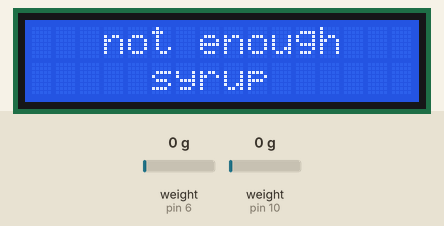
Simulated run of this sketch. Board: Arduino Uno, built with avr-gcc and run on an emulated ATmega328P. Parts: 16×2 character LCD. The inputs (shaded band) are chosen by the test bench; at power-on: weight on the scale (sensors on pin 6, pin 10) 0 g. What the sketch prints to the serial monitor is not drawn.

Above: at 8.7 s.
8.8 s: weight on the scale (sensor on pin 6) set to 1250 g
At 12.4 s:
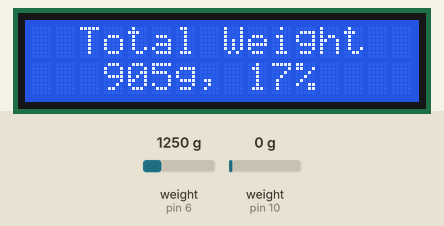
12.7 s: weight on the scale (sensor on pin 6) set to 100 g
At 14.26 s:
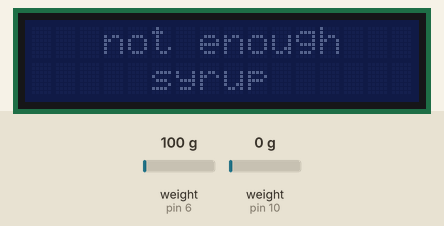
18.6 s: weight on the scale (sensor on pin 10) set to 350 g
At 20.5 s:
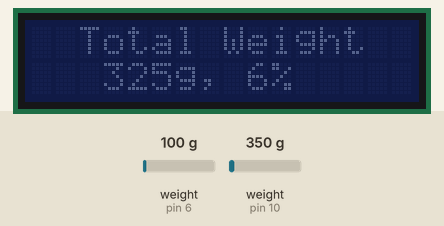
24.5 s: weight on the scale (sensor on pin 10) set to 1250 g
At 27.2 s:
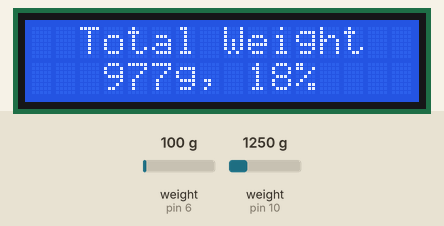
28.2 s: weight on the scale (sensor on pin 10) set to 100 g
At 30.9 s:
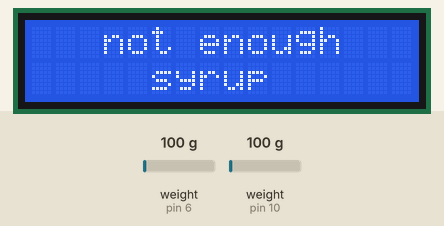
34.1 s: weight on the scale (sensor on pin 6) set to 2500 g
At 36.7 s:
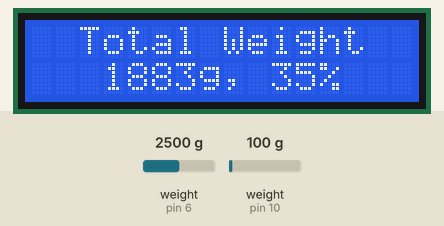
Timing chart, 0 to 38.2 s (numbered marks = the images above; inputs shaded):
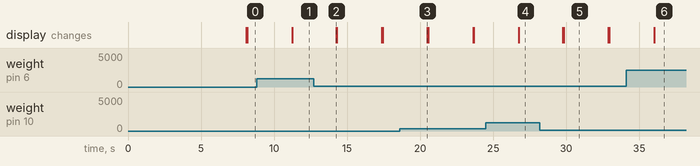

Measured:
- after the input at 8.8 s, the display: changes after 2.4 s (image 1)
- after the input at 12.7 s, the display: changes after 1.6 s (image 2)
- after the input at 18.6 s, the display: changes after 1.9 s (image 3)
- after the input at 24.5 s, the display: changes after 2.3 s (image 4)
- after the input at 28.2 s, the display: first changes after 1.6 s (image 5 shows a later state)
- after the input at 34.1 s, the display: changes after 1.9 s (image 6)
- what the display in image 5 shows lasts 3.1 s, from 29.8 s to 32.9 s

The sketch:

_____________.ino
```cpp
#include <Wire.h>
#include "HX711.h"
#include "LiquidCrystal_PCF8574.h"

LiquidCrystal_PCF8574 lcd(0x27);

int initialWeight = 5300;    // 무게 비율1
int totalWeight = 0;

int maxWeight = 7500;        // 무게 비율2
int syrupThreshold = 300;    // 시럽이 없다고 판단할 무게 임계값
int backlightDelay = 50;    // 백라이트 딜레이 값

// 아두이노 보드에 연결된 HX711 연결 포트
const int DT_PIN_1 = 6;
const int SCK_PIN_1 = 5;
const int DT_PIN_2 = 10;
const int SCK_PIN_2 = 9;

// 로드셀에 측정된 무게를 g으로 변환
const int scale_factor_master = 324;

HX711 scale_master_1;
HX711 scale_master_2;

void setup() {
  Serial.begin(9600);
  Wire.begin();
  lcd.begin(16, 2);
  lcd.setBacklight(255);
  lcd.clear();

  // 초기 무게 설정
  int initialToCurrentRatio = map(initialWeight, 0, maxWeight, 0, 100);
  lcd.clear();
  lcd.setCursor(2, 0);
  lcd.print("Total Weight");
  lcd.setCursor(5, 1);
  lcd.print(String(initialToCurrentRatio) + "%");
  delay(2000);

  scale_master_1.begin(DT_PIN_1, SCK_PIN_1);
  scale_master_2.begin(DT_PIN_2, SCK_PIN_2);

  Serial.println("Before setting up the scales (Master):");
  Serial.println(scale_master_1.get_units(5), 0);
  Serial.println(scale_master_2.get_units(5), 0);

  scale_master_1.set_scale(scale_factor_master);
  scale_master_2.set_scale(scale_factor_master);

  scale_master_1.tare();
  scale_master_2.tare();

  Serial.println("After setting up the scales (Master):");
  Serial.println(scale_master_1.get_units(5), 0);
  Serial.println(scale_master_2.get_units(5), 0);
  Serial.println("Readings (Master):");
}

void loop() {
  // Master에서 무게 측정
  int weight_master_1 = scale_master_1.get_units(10) * 0.7246376812;
  int weight_master_2 = scale_master_2.get_units(10) * 0.7246376812;

  totalWeight = weight_master_1 + weight_master_2;

  // 무게가 500g 미만이면 백라이트와 함께 "not enough syrup" 표시
  if (totalWeight < syrupThreshold) {
    lcd.clear();
    lcd.setBacklight(0);
    lcd.setCursor(3, 0);
    lcd.print("not enough");
    lcd.setCursor(5, 1);
    lcd.print("syrup");
    delay(backlightDelay);
    lcd.setBacklight(255);
    delay(backlightDelay);

  }
  else if (530 < totalWeight && totalWeight < 5300) {
    // 현재 무게에 대한 초기 무게 비율을 계산
    int initialToCurrentRatio = map(totalWeight, 0, initialWeight, 0, 100);

    lcd.clear();
    lcd.setCursor(2, 0);
    lcd.print("Total Weight");
    lcd.setCursor(3, 1);
    lcd.print(String(totalWeight) + "g, " + String(initialToCurrentRatio) + "%");

  }
  else if (totalWeight > 5300) {
    // 현재 무게에 대한 초기 무게 비율을 계산
    int initialToCurrentRatio = map(totalWeight, 0, maxWeight, 0, 100);

    lcd.clear();
    lcd.setCursor(2, 0);
    lcd.print("Total Weight");
    lcd.setCursor(3, 1);
    lcd.print(String(totalWeight) + "g, " + String(initialToCurrentRatio) + "%");
  }
  else if (syrupThreshold < totalWeight && totalWeight < 530){

    int initialToCurrentRatio = map(totalWeight, 0, initialWeight, 0, 100);

    lcd.clear();
    lcd.setBacklight(0);
    lcd.setCursor(2, 0);
    lcd.print("Total Weight");
    lcd.setCursor(3, 1);
    lcd.print(String(totalWeight) + "g, " + String(initialToCurrentRatio) + "%");
    delay(backlightDelay);
    lcd.setBacklight(255);
    delay(backlightDelay);

  }


  delay(1000);
}
```
